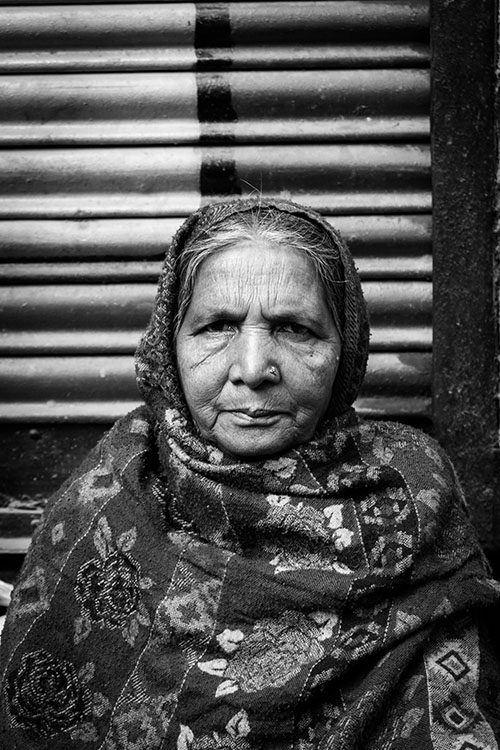
#> input picture week_1/test_face.jpg, 500 x 750 px
$ python lab_1.py
#> lines starting #> are read from the running program, lines starting #| are printed output that depends on the picture; after the words box and inside, x2 and y2 are one past the last pixel; in counts of white or black regions, pixels touching at a corner belong together
#!/usr/bin/env python3

"""
Week 1 : Exercise 1

Face detection from image
"""

import cv2 as cv

# Import image
img         = cv.imread('test_face.jpg')
#> img is the input picture: shape (750, 500, 3); min 0, max 255, mean 81.2

# Import cascade and create classifier
cascade     = 'haarcascade_frontalface_default.xml'
classifier  = cv.CascadeClassifier(cascade)

# Convert image to grayscale
gray        = cv.cvtColor(img, cv.COLOR_BGR2GRAY)

# Detect face and extract position
pos         = classifier.detectMultiScale(gray)
#> pos = [[161, 254, 193, 193]]

# Draw square around detected face(s)
for (x, y, w, h) in pos:
    cv.rectangle(img, (x, y), (x + w, y + h), (0, 255, 0), 2)
#> this loop made 1 pass
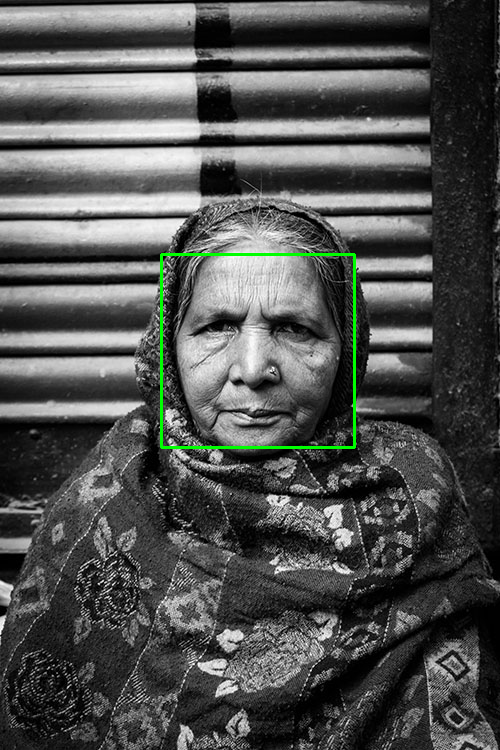
#> img: shape (750, 500, 3); 0.62% of pixels changed, all inside (x1, y1, x2, y2) = (160, 253, 356, 449)

# Show output
cv.imshow("Face Detection", img)

# Wait for any key to be pressed
cv.waitKey(0)
# Close window
cv.destroyAllWindows()
